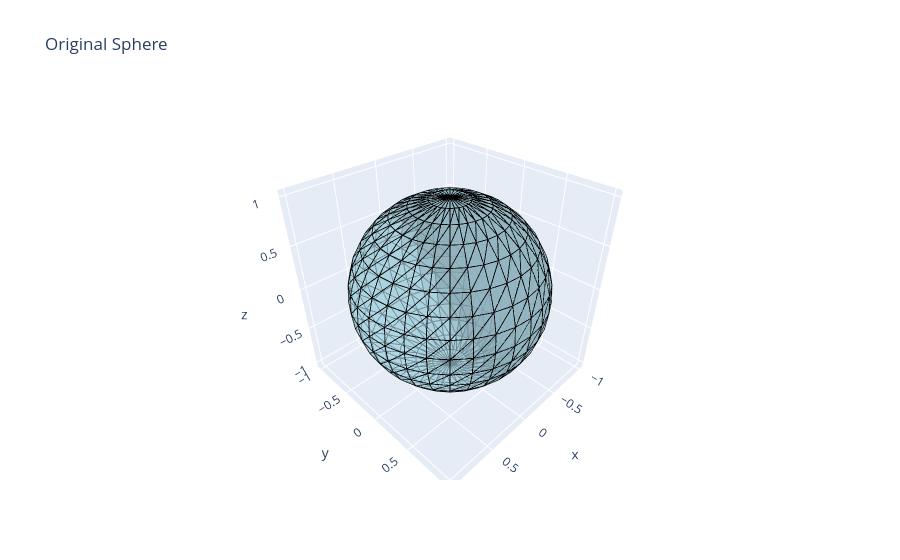

Notebook source saved alongside this figure:
### Markdown cell above
### 3. Visualize Original Mesh (with Wireframe)

### Code cell
def plot_mesh(V_cpu, F_cpu, E_cpu, title):
    # Create wireframe lines by connecting edge vertices with None in between to break the line
    import numpy as np
    x_lines = []
    y_lines = []
    z_lines = []
    for edge in E_cpu:
        x_lines.extend([V_cpu[edge[0], 0], V_cpu[edge[1], 0], None])
        y_lines.extend([V_cpu[edge[0], 1], V_cpu[edge[1], 1], None])
        z_lines.extend([V_cpu[edge[0], 2], V_cpu[edge[1], 2], None])
        
    wireframe = go.Scatter3d(
        x=x_lines, y=y_lines, z=z_lines,
        mode='lines',
        line=dict(color='black', width=2),
        showlegend=False
    )
    
    mesh3d = go.Mesh3d(
        x=V_cpu[:, 0], y=V_cpu[:, 1], z=V_cpu[:, 2],
        i=F_cpu[:, 0], j=F_cpu[:, 1], k=F_cpu[:, 2],
        opacity=0.8,
        color='lightblue',
        flatshading=True,
        showscale=False
    )

    fig = go.Figure(data=[mesh3d, wireframe])
    fig.update_layout(title=title, scene=dict(aspectmode='data'))
    fig.show()

plot_mesh(vertices.numpy(), faces.numpy(), mesh.edges.cpu().numpy(), "Original Sphere")

### Figure 1 — Plotly figure (JSON) as saved in the notebook; plotly's stock layout.template omitted (floating-point values rounded to 4 significant figures; data arrays with more than 128 entries replaced by an {"elided": "..."} marker saying what was removed)
{"data": [{"color": "lightblue", "flatshading": true, "i": {"elided": "960 int values"}, "j": {"elided": "960 int values"}, "k": {"elided": "960 int values"}, "opacity": 0.8, "showscale": false, "type": "mesh3d", "x": {"elided": "482 float values"}, "y": {"elided": "482 float values"}, "z": {"elided": "482 float values"}}, {"line": {"color": "black", "width": 2}, "mode": "lines", "showlegend": false, "type": "scatter3d", "x": {"elided": "4320 float values"}, "y": {"elided": "4320 float values"}, "z": {"elided": "4320 float values"}}], "layout": {"scene": {"aspectmode": "data"}, "title": {"text": "Original Sphere"}}}
